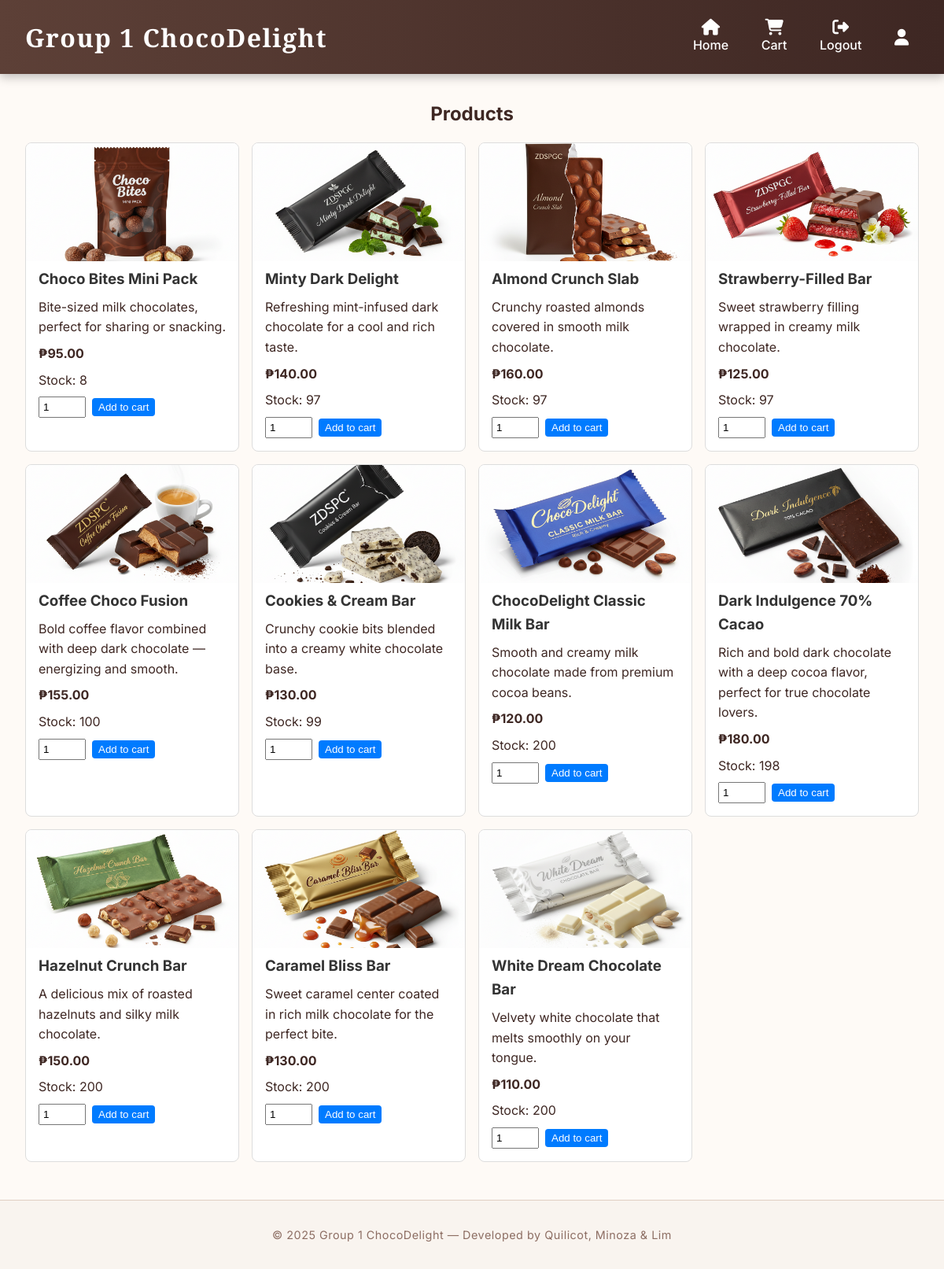
The page /products/ (signed in) on the database as committed earlier.
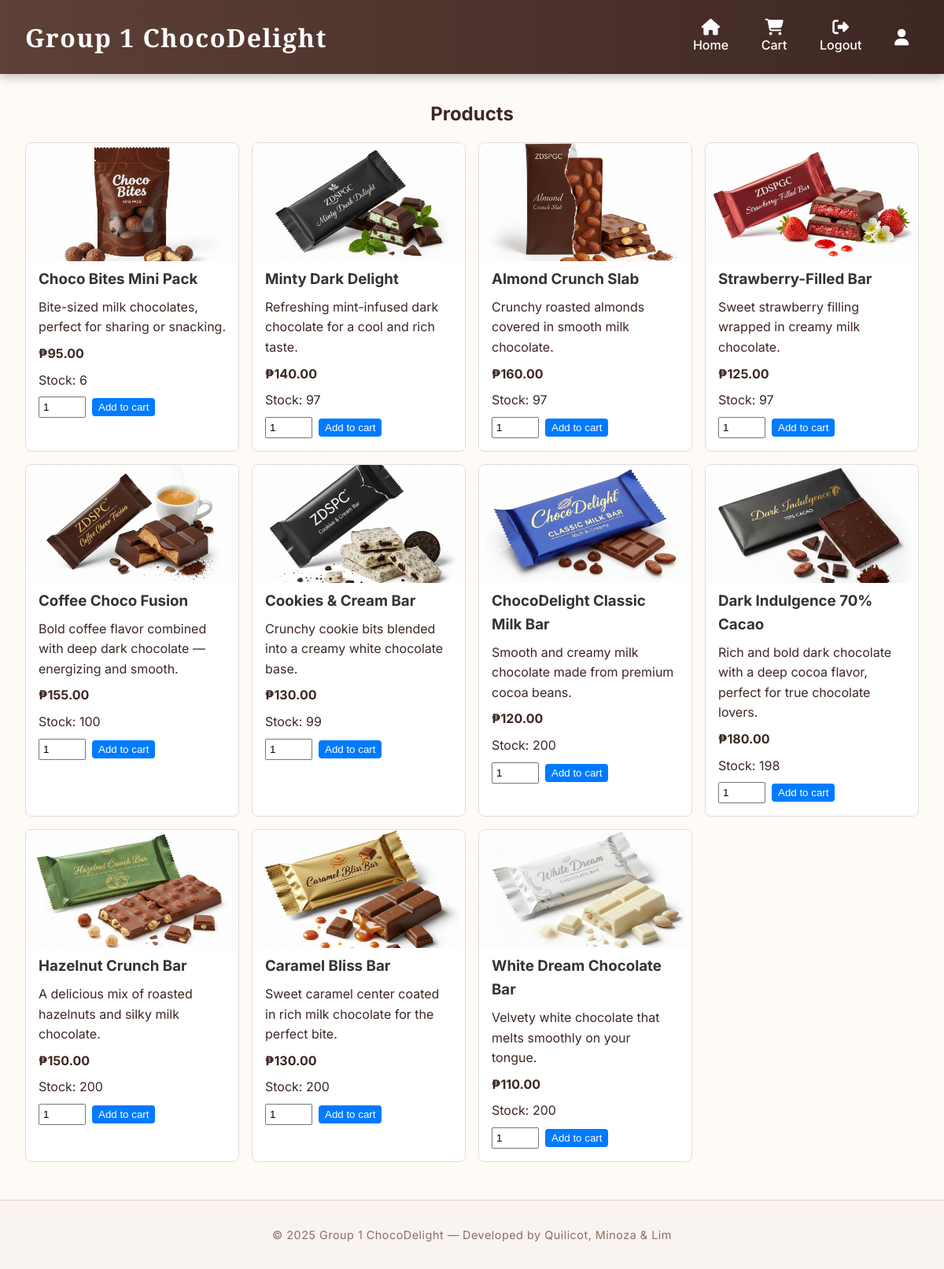
The same page on the database as committed later.
### store/models.py (models this page shows, shortened)
class Product(models.Model):
    name = models.CharField(max_length=200)
    description = models.TextField(blank=True)
    price = models.DecimalField(max_digits=10, decimal_places=2)
    stock = models.IntegerField(default=0)
    image = models.ImageField(upload_to='products/', blank=True, null=True)
    category = models.CharField(max_length=100, blank=True)  # <

### store/views.py (the view)
# urls.py: path('products/', views.product_list, name='product_list'),
@login_required(login_url='store:login')
def product_list(request):
    products = Product.objects.all()
    return render(request, 'store/product_list.html', {'products': products})

### store/templates/store/product_list.html (shortened to what this page needs)
{% extends 'store/base.html' %}
{% block content %}
<h2 style="text-align:center; margin-bottom:1rem;">Products</h2>
<div class="product-grid">
  {% for p in products %}
  <div class="card">
    {% if p.image %}
    <img src="{{ p.image.url }}" alt="{{ p.name }}">
    {% endif %}
    <div class="card-body">
      <h3><a href="{% url 'store:product_detail' p.id %}">{{ p.name }}</a></h3>
      <p>{{ p.description|truncatechars:120 }}</p>
      <p><strong>₱{{ p.price }}</strong></p>
      <p>Stock: {{ p.stock }}</p>
      <form action="{% url 'store:cart_add' p.id %}" method="post">
        <input type="number" name="quantity" value="1" min="1" max="{{ p.stock }}">
        <button type="submit">Add to cart</button>
      </form>
    </div>
  </div>
  {% empty %}
  <p>No products yet.</p>
  {% endfor %}
</div>
{% endblock %}

Rows that differ between the two databases and show on the page:
changed Product "Choco Bites Mini Pack": stock "8" → "6"
